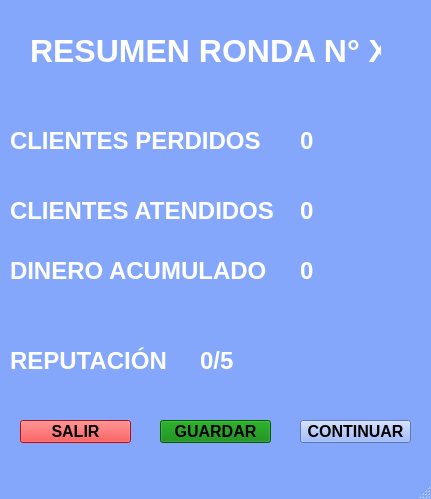
<?xml version="1.0" encoding="UTF-8"?>
<ui version="4.0">
 <class>MainWindow</class>
 <widget class="QMainWindow" name="MainWindow">
  <property name="geometry">
   <rect>
    <x>0</x>
    <y>0</y>
    <width>431</width>
    <height>499</height>
   </rect>
  </property>
  <property name="palette">
   <palette>
    <active>
     <colorrole role="WindowText">
      <brush brushstyle="SolidPattern">
       <color alpha="255">
        <red>255</red>
        <green>255</green>
        <blue>255</blue>
       </color>
      </brush>
     </colorrole>
     <colorrole role="Button">
      <brush brushstyle="SolidPattern">
       <color alpha="255">
        <red>132</red>
        <green>167</green>
        <blue>252</blue>
       </color>
      </brush>
     </colorrole>
     <colorrole role="Light">
      <brush brushstyle="SolidPattern">
       <color alpha="255">
        <red>255</red>
        <green>255</green>
        <blue>255</blue>
       </color>
      </brush>
     </colorrole>
     <colorrole role="Midlight">
      <brush brushstyle="SolidPattern">
       <color alpha="255">
        <red>193</red>
        <green>211</green>
        <blue>253</blue>
       </color>
      </brush>
     </colorrole>
     <colorrole role="Dark">
      <brush brushstyle="SolidPattern">
       <color alpha="255">
        <red>66</red>
        <green>83</green>
        <blue>126</blue>
       </color>
      </brush>
     </colorrole>
     <colorrole role="Mid">
      <brush brushstyle="SolidPattern">
       <color alpha="255">
        <red>88</red>
        <green>111</green>
        <blue>168</blue>
       </color>
      </brush>
     </colorrole>
     <colorrole role="Text">
      <brush brushstyle="SolidPattern">
       <color alpha="255">
        <red>0</red>
        <green>0</green>
        <blue>0</blue>
       </color>
      </brush>
     </colorrole>
     <colorrole role="BrightText">
      <brush brushstyle="SolidPattern">
       <color alpha="255">
        <red>255</red>
        <green>255</green>
        <blue>255</blue>
       </color>
      </brush>
     </colorrole>
     <colorrole role="ButtonText">
      <brush brushstyle="SolidPattern">
       <color alpha="255">
        <red>0</red>
        <green>0</green>
        <blue>0</blue>
       </color>
      </brush>
     </colorrole>
     <colorrole role="Base">
      <brush brushstyle="SolidPattern">
       <color alpha="255">
        <red>255</red>
        <green>255</green>
        <blue>255</blue>
       </color>
      </brush>
     </colorrole>
     <colorrole role="Window">
      <brush brushstyle="SolidPattern">
       <color alpha="255">
        <red>132</red>
        <green>167</green>
        <blue>252</blue>
       </color>
      </brush>
     </colorrole>
     <colorrole role="Shadow">
      <brush brushstyle="SolidPattern">
       <color alpha="255">
        <red>0</red>
        <green>0</green>
        <blue>0</blue>
       </color>
      </brush>
     </colorrole>
     <colorrole role="AlternateBase">
      <brush brushstyle="SolidPattern">
       <color alpha="255">
        <red>193</red>
        <green>211</green>
        <blue>253</blue>
       </color>
      </brush>
     </colorrole>
     <colorrole role="ToolTipBase">
      <brush brushstyle="SolidPattern">
       <color alpha="255">
        <red>255</red>
        <green>255</green>
        <blue>220</blue>
       </color>
      </brush>
     </colorrole>
     <colorrole role="ToolTipText">
      <brush brushstyle="SolidPattern">
       <color alpha="255">
        <red>0</red>
        <green>0</green>
        <blue>0</blue>
       </color>
      </brush>
     </colorrole>
     <colorrole role="PlaceholderText">
      <brush brushstyle="SolidPattern">
       <color alpha="128">
        <red>0</red>
        <green>0</green>
        <blue>0</blue>
       </color>
      </brush>
     </colorrole>
    </active>
    <inactive>
     <colorrole role="WindowText">
      <brush brushstyle="SolidPattern">
       <color alpha="255">
        <red>255</red>
        <green>255</green>
        <blue>255</blue>
       </color>
      </brush>
     </colorrole>
     <colorrole role="Button">
      <brush brushstyle="SolidPattern">
       <color alpha="255">
        <red>132</red>
        <green>167</green>
        <blue>252</blue>
       </color>
      </brush>
     </colorrole>
     <colorrole role="Light">
      <brush brushstyle="SolidPattern">
       <color alpha="255">
        <red>255</red>
        <green>255</green>
        <blue>255</blue>
       </color>
      </brush>
     </colorrole>
     <colorrole role="Midlight">
      <brush brushstyle="SolidPattern">
       <color alpha="255">
        <red>193</red>
        <green>211</green>
        <blue>253</blue>
       </color>
      </brush>
     </colorrole>
     <colorrole role="Dark">
      <brush brushstyle="SolidPattern">
       <color alpha="255">
        <red>66</red>
        <green>83</green>
        <blue>126</blue>
       </color>
      </brush>
     </colorrole>
     <colorrole role="Mid">
      <brush brushstyle="SolidPattern">
       <color alpha="255">
        <red>88</red>
        <green>111</green>
        <blue>168</blue>
       </color>
      </brush>
     </colorrole>
     <colorrole role="Text">
      <brush brushstyle="SolidPattern">
       <color alpha="255">
        <red>0</red>
        <green>0</green>
        <blue>0</blue>
       </color>
      </brush>
     </colorrole>
     <colorrole role="BrightText">
      <brush brushstyle="SolidPattern">
       <color alpha="255">
        <red>255</red>
        <green>255</green>
        <blue>255</blue>
       </color>
      </brush>
     </colorrole>
     <colorrole role="ButtonText">
      <brush brushstyle="SolidPattern">
       <color alpha="255">
        <red>0</red>
        <green>0</green>
        <blue>0</blue>
       </color>
      </brush>
     </colorrole>
     <colorrole role="Base">
      <brush brushstyle="SolidPattern">
       <color alpha="255">
        <red>255</red>
        <green>255</green>
        <blue>255</blue>
       </color>
      </brush>
     </colorrole>
     <colorrole role="Window">
      <brush brushstyle="SolidPattern">
       <color alpha="255">
        <red>132</red>
        <green>167</green>
        <blue>252</blue>
       </color>
      </brush>
     </colorrole>
     <colorrole role="Shadow">
      <brush brushstyle="SolidPattern">
       <color alpha="255">
        <red>0</red>
        <green>0</green>
        <blue>0</blue>
       </color>
      </brush>
     </colorrole>
     <colorrole role="AlternateBase">
      <brush brushstyle="SolidPattern">
       <color alpha="255">
        <red>193</red>
        <green>211</green>
        <blue>253</blue>
       </color>
      </brush>
     </colorrole>
     <colorrole role="ToolTipBase">
      <brush brushstyle="SolidPattern">
       <color alpha="255">
        <red>255</red>
        <green>255</green>
        <blue>220</blue>
       </color>
      </brush>
     </colorrole>
     <colorrole role="ToolTipText">
      <brush brushstyle="SolidPattern">
       <color alpha="255">
        <red>0</red>
        <green>0</green>
        <blue>0</blue>
       </color>
      </brush>
     </colorrole>
     <colorrole role="PlaceholderText">
      <brush brushstyle="SolidPattern">
       <color alpha="128">
        <red>0</red>
        <green>0</green>
        <blue>0</blue>
       </color>
      </brush>
     </colorrole>
    </inactive>
    <disabled>
     <colorrole role="WindowText">
      <brush brushstyle="SolidPattern">
       <color alpha="255">
        <red>66</red>
        <green>83</green>
        <blue>126</blue>
       </color>
      </brush>
     </colorrole>
     <colorrole role="Button">
      <brush brushstyle="SolidPattern">
       <color alpha="255">
        <red>132</red>
        <green>167</green>
        <blue>252</blue>
       </color>
      </brush>
     </colorrole>
     <colorrole role="Light">
      <brush brushstyle="SolidPattern">
       <color alpha="255">
        <red>255</red>
        <green>255</green>
        <blue>255</blue>
       </color>
      </brush>
     </colorrole>
     <colorrole role="Midlight">
      <brush brushstyle="SolidPattern">
       <color alpha="255">
        <red>193</red>
        <green>211</green>
        <blue>253</blue>
       </color>
      </brush>
     </colorrole>
     <colorrole role="Dark">
      <brush brushstyle="SolidPattern">
       <color alpha="255">
        <red>66</red>
        <green>83</green>
        <blue>126</blue>
       </color>
      </brush>
     </colorrole>
     <colorrole role="Mid">
      <brush brushstyle="SolidPattern">
       <color alpha="255">
        <red>88</red>
        <green>111</green>
        <blue>168</blue>
       </color>
      </brush>
     </colorrole>
     <colorrole role="Text">
      <brush brushstyle="SolidPattern">
       <color alpha="255">
        <red>66</red>
        <green>83</green>
        <blue>126</blue>
       </color>
      </brush>
     </colorrole>
     <colorrole role="BrightText">
      <brush brushstyle="SolidPattern">
       <color alpha="255">
        <red>255</red>
        <green>255</green>
        <blue>255</blue>
       </color>
      </brush>
     </colorrole>
     <colorrole role="ButtonText">
      <brush brushstyle="SolidPattern">
       <color alpha="255">
        <red>66</red>
        <green>83</green>
        <blue>126</blue>
       </color>
      </brush>
     </colorrole>
     <colorrole role="Base">
      <brush brushstyle="SolidPattern">
       <color alpha="255">
        <red>132</red>
        <green>167</green>
        <blue>252</blue>
       </color>
      </brush>
     </colorrole>
     <colorrole role="Window">
      <brush brushstyle="SolidPattern">
       <color alpha="255">
        <red>132</red>
        <green>167</green>
        <blue>252</blue>
       </color>
      </brush>
     </colorrole>
     <colorrole role="Shadow">
      <brush brushstyle="SolidPattern">
       <color alpha="255">
        <red>0</red>
        <green>0</green>
        <blue>0</blue>
       </color>
      </brush>
     </colorrole>
     <colorrole role="AlternateBase">
      <brush brushstyle="SolidPattern">
       <color alpha="255">
        <red>132</red>
        <green>167</green>
        <blue>252</blue>
       </color>
      </brush>
     </colorrole>
     <colorrole role="ToolTipBase">
      <brush brushstyle="SolidPattern">
       <color alpha="255">
        <red>255</red>
        <green>255</green>
        <blue>220</blue>
       </color>
      </brush>
     </colorrole>
     <colorrole role="ToolTipText">
      <brush brushstyle="SolidPattern">
       <color alpha="255">
        <red>0</red>
        <green>0</green>
        <blue>0</blue>
       </color>
      </brush>
     </colorrole>
     <colorrole role="PlaceholderText">
      <brush brushstyle="SolidPattern">
       <color alpha="128">
        <red>0</red>
        <green>0</green>
        <blue>0</blue>
       </color>
      </brush>
     </colorrole>
    </disabled>
   </palette>
  </property>
  <property name="font">
   <font>
    <family>Arial</family>
    <pointsize>24</pointsize>
    <weight>75</weight>
    <bold>true</bold>
   </font>
  </property>
  <property name="windowTitle">
   <string>MainWindow</string>
  </property>
  <widget class="QWidget" name="centralwidget">
   <widget class="QLabel" name="label_ronda">
    <property name="geometry">
     <rect>
      <x>30</x>
      <y>20</y>
      <width>351</width>
      <height>61</height>
     </rect>
    </property>
    <property name="text">
     <string>RESUMEN RONDA N° X</string>
    </property>
   </widget>
   <widget class="QLabel" name="label_2">
    <property name="geometry">
     <rect>
      <x>10</x>
      <y>110</y>
      <width>261</width>
      <height>61</height>
     </rect>
    </property>
    <property name="font">
     <font>
      <family>Arial</family>
      <pointsize>18</pointsize>
      <weight>75</weight>
      <bold>true</bold>
     </font>
    </property>
    <property name="text">
     <string>CLIENTES PERDIDOS</string>
    </property>
   </widget>
   <widget class="QLabel" name="label_3">
    <property name="geometry">
     <rect>
      <x>10</x>
      <y>180</y>
      <width>281</width>
      <height>61</height>
     </rect>
    </property>
    <property name="font">
     <font>
      <family>Arial</family>
      <pointsize>18</pointsize>
      <weight>75</weight>
      <bold>true</bold>
     </font>
    </property>
    <property name="text">
     <string>CLIENTES ATENDIDOS</string>
    </property>
   </widget>
   <widget class="QLabel" name="label_4">
    <property name="geometry">
     <rect>
      <x>10</x>
      <y>240</y>
      <width>281</width>
      <height>61</height>
     </rect>
    </property>
    <property name="font">
     <font>
      <family>Arial</family>
      <pointsize>18</pointsize>
      <weight>75</weight>
      <bold>true</bold>
     </font>
    </property>
    <property name="text">
     <string>DINERO ACUMULADO</string>
    </property>
   </widget>
   <widget class="QLabel" name="label_5">
    <property name="geometry">
     <rect>
      <x>10</x>
      <y>330</y>
      <width>171</width>
      <height>61</height>
     </rect>
    </property>
    <property name="font">
     <font>
      <family>Arial</family>
      <pointsize>18</pointsize>
      <weight>75</weight>
      <bold>true</bold>
     </font>
    </property>
    <property name="text">
     <string>REPUTACIÓN</string>
    </property>
   </widget>
   <widget class="QPushButton" name="boton_salir">
    <property name="geometry">
     <rect>
      <x>20</x>
      <y>420</y>
      <width>111</width>
      <height>23</height>
     </rect>
    </property>
    <property name="palette">
     <palette>
      <active>
       <colorrole role="Button">
        <brush brushstyle="SolidPattern">
         <color alpha="255">
          <red>255</red>
          <green>20</green>
          <blue>20</blue>
         </color>
        </brush>
       </colorrole>
       <colorrole role="Base">
        <brush brushstyle="SolidPattern">
         <color alpha="255">
          <red>255</red>
          <green>20</green>
          <blue>20</blue>
         </color>
        </brush>
       </colorrole>
       <colorrole role="Window">
        <brush brushstyle="SolidPattern">
         <color alpha="255">
          <red>255</red>
          <green>20</green>
          <blue>20</blue>
         </color>
        </brush>
       </colorrole>
       <colorrole role="PlaceholderText">
        <brush brushstyle="SolidPattern">
         <color alpha="128">
          <red>255</red>
          <green>255</green>
          <blue>255</blue>
         </color>
        </brush>
       </colorrole>
      </active>
      <inactive>
       <colorrole role="Button">
        <brush brushstyle="SolidPattern">
         <color alpha="255">
          <red>255</red>
          <green>20</green>
          <blue>20</blue>
         </color>
        </brush>
       </colorrole>
       <colorrole role="Base">
        <brush brushstyle="SolidPattern">
         <color alpha="255">
          <red>255</red>
          <green>20</green>
          <blue>20</blue>
         </color>
        </brush>
       </colorrole>
       <colorrole role="Window">
        <brush brushstyle="SolidPattern">
         <color alpha="255">
          <red>255</red>
          <green>20</green>
          <blue>20</blue>
         </color>
        </brush>
       </colorrole>
       <colorrole role="PlaceholderText">
        <brush brushstyle="SolidPattern">
         <color alpha="128">
          <red>255</red>
          <green>255</green>
          <blue>255</blue>
         </color>
        </brush>
       </colorrole>
      </inactive>
      <disabled>
       <colorrole role="Button">
        <brush brushstyle="SolidPattern">
         <color alpha="255">
          <red>255</red>
          <green>20</green>
          <blue>20</blue>
         </color>
        </brush>
       </colorrole>
       <colorrole role="Base">
        <brush brushstyle="SolidPattern">
         <color alpha="255">
          <red>255</red>
          <green>20</green>
          <blue>20</blue>
         </color>
        </brush>
       </colorrole>
       <colorrole role="Window">
        <brush brushstyle="SolidPattern">
         <color alpha="255">
          <red>255</red>
          <green>20</green>
          <blue>20</blue>
         </color>
        </brush>
       </colorrole>
       <colorrole role="PlaceholderText">
        <brush brushstyle="SolidPattern">
         <color alpha="128">
          <red>255</red>
          <green>255</green>
          <blue>255</blue>
         </color>
        </brush>
       </colorrole>
      </disabled>
     </palette>
    </property>
    <property name="font">
     <font>
      <family>Arial</family>
      <pointsize>12</pointsize>
      <weight>75</weight>
      <bold>true</bold>
     </font>
    </property>
    <property name="styleSheet">
     <string notr="true">background-color: rgb(255, 20, 20)</string>
    </property>
    <property name="text">
     <string>SALIR</string>
    </property>
   </widget>
   <widget class="QPushButton" name="boton_guardar">
    <property name="geometry">
     <rect>
      <x>160</x>
      <y>420</y>
      <width>111</width>
      <height>23</height>
     </rect>
    </property>
    <property name="font">
     <font>
      <family>Arial</family>
      <pointsize>12</pointsize>
      <weight>75</weight>
      <bold>true</bold>
     </font>
    </property>
    <property name="styleSheet">
     <string notr="true">background-color: green</string>
    </property>
    <property name="text">
     <string>GUARDAR</string>
    </property>
   </widget>
   <widget class="QPushButton" name="boton_continuar">
    <property name="geometry">
     <rect>
      <x>300</x>
      <y>420</y>
      <width>111</width>
      <height>23</height>
     </rect>
    </property>
    <property name="font">
     <font>
      <family>Arial</family>
      <pointsize>12</pointsize>
      <weight>75</weight>
      <bold>true</bold>
     </font>
    </property>
    <property name="text">
     <string>CONTINUAR</string>
    </property>
   </widget>
   <widget class="QLabel" name="num_reputacion">
    <property name="geometry">
     <rect>
      <x>200</x>
      <y>330</y>
      <width>41</width>
      <height>61</height>
     </rect>
    </property>
    <property name="font">
     <font>
      <family>Arial</family>
      <pointsize>18</pointsize>
      <weight>75</weight>
      <bold>true</bold>
     </font>
    </property>
    <property name="text">
     <string>0/5</string>
    </property>
   </widget>
   <widget class="QLabel" name="num_perdidos">
    <property name="geometry">
     <rect>
      <x>300</x>
      <y>110</y>
      <width>91</width>
      <height>61</height>
     </rect>
    </property>
    <property name="font">
     <font>
      <family>Arial</family>
      <pointsize>18</pointsize>
      <weight>75</weight>
      <bold>true</bold>
     </font>
    </property>
    <property name="text">
     <string>0</string>
    </property>
   </widget>
   <widget class="QLabel" name="num_atendidos">
    <property name="geometry">
     <rect>
      <x>300</x>
      <y>180</y>
      <width>91</width>
      <height>61</height>
     </rect>
    </property>
    <property name="font">
     <font>
      <family>Arial</family>
      <pointsize>18</pointsize>
      <weight>75</weight>
      <bold>true</bold>
     </font>
    </property>
    <property name="text">
     <string>0</string>
    </property>
   </widget>
   <widget class="QLabel" name="num_dinero">
    <property name="geometry">
     <rect>
      <x>300</x>
      <y>240</y>
      <width>91</width>
      <height>61</height>
     </rect>
    </property>
    <property name="font">
     <font>
      <family>Arial</family>
      <pointsize>18</pointsize>
      <weight>75</weight>
      <bold>true</bold>
     </font>
    </property>
    <property name="text">
     <string>0</string>
    </property>
   </widget>
  </widget>
  <widget class="QStatusBar" name="statusbar"/>
 </widget>
 <resources/>
 <connections/>
</ui>
